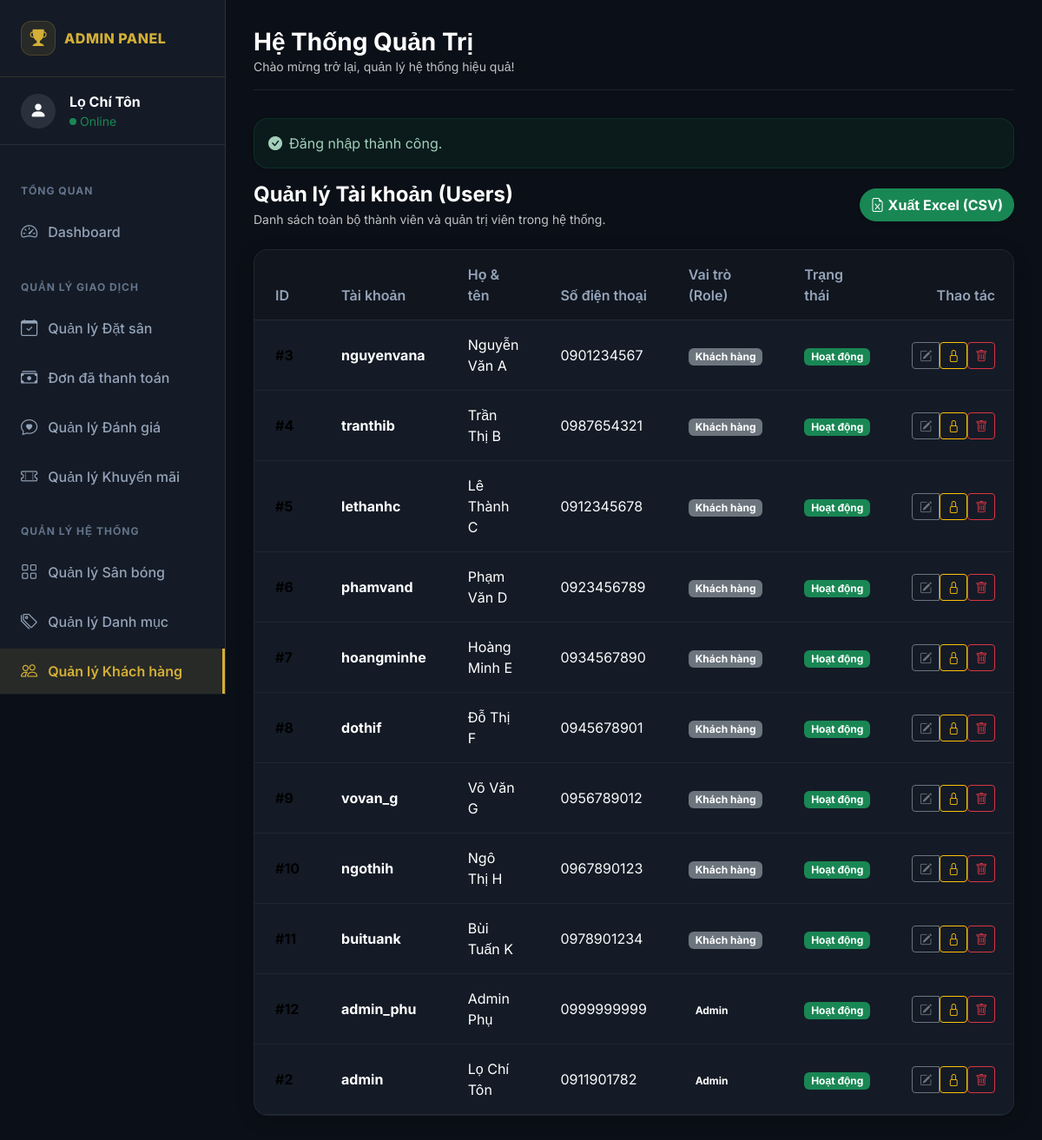
Screenshot of /index.php?controller=user&action=users (signed in) with the database file from the repository.
### tables this page shows
CREATE TABLE IF NOT EXISTS `users` (
  `id` int NOT NULL AUTO_INCREMENT,
  `username` varchar(50) NOT NULL,
  `password_hash` varchar(255) NOT NULL,
  `fullname` varchar(255) NOT NULL,
  `phone` varchar(20) NOT NULL,
  `role` enum('customer','admin') NOT NULL DEFAULT 'customer',
  `created_at` timestamp NULL DEFAULT CURRENT_TIMESTAMP,
  `status` enum('active','locked') NOT NULL DEFAULT 'active',
  PRIMARY KEY (`id`),
  UNIQUE KEY `username` (`username`)
);

### app/controllers/UserController.php (called while the page is built, shortened)
<?php
require_once dirname(__DIR__) . '/models/User.php';
class UserController {
    private $userModel;
    public function __construct() {
        $this->userModel = new User();
    }
    public function users() {
        $users = $this->userModel->getAllUsers();
        include dirname(__DIR__) . '/views/layouts/admin_header.php';
        include dirname(__DIR__) . '/views/admin/users.php';
        include dirname(__DIR__) . '/views/layouts/admin_footer.php';
    }
}

### app/models/Database.php (called while the page is built)
<?php
class Database {
    private static $instance = null;
    private $conn;
    private function __construct() {
        $host = DB_HOST;
        $db   = DB_NAME;
        $user = DB_USER;
        $pass = DB_PASS;
        $charset = 'utf8mb4';
        $dsn = "mysql:host=$host;dbname=$db;charset=$charset";
        $options = [
            PDO::ATTR_ERRMODE            => PDO::ERRMODE_EXCEPTION,
            PDO::ATTR_DEFAULT_FETCH_MODE => PDO::FETCH_ASSOC,
            PDO::ATTR_EMULATE_PREPARES   => false,
        ];
        try {
            $this->conn = new PDO($dsn, $user, $pass, $options);
        } catch (PDOException $e) {
            throw new PDOException($e->getMessage(), (int)$e->getCode());
        }
    }
    public static function getInstance() {
        if (self::$instance === null) {
            self::$instance = new Database();
        }
        return self::$instance;
    }
    public function getConnection() {
        return $this->conn;
    }
}

### app/models/User.php (called while the page is built, shortened)
<?php
require_once dirname(__DIR__) . '/models/Database.php';
class User {
    private $conn;
    private $table_name = 'users';
    public function __construct() {
        $database = Database::getInstance();
        $this->conn = $database->getConnection();
    }
    public function getAllUsers() {
        $query = "SELECT id, username, fullname, phone, role, status, created_at FROM " . $this->table_name . " ORDER BY created_at DESC";
        $stmt = $this->conn->prepare($query);
        $stmt->execute();
        return $stmt->fetchAll();
    }
}

### app/views/admin/users.php (the view, shortened to what this page needs)
<div class="d-flex flex-wrap align-items-center justify-content-between gap-2 mb-4">
    <div>
        <h4 class="fw-bold text-white mb-1">Quản lý Tài khoản (Users)</h4>
        <div class="text-muted small">Danh sách toàn bộ thành viên và quản trị viên trong hệ thống.</div>
    </div>
    <a href="<?= BASE_URL ?>index.php?controller=user&action=exportUsers" class="btn btn-success rounded-pill fw-bold shadow-sm">
        <i class="bi bi-file-earmark-excel me-1"></i>Xuất Excel (CSV)
    </a>
</div>
<div class="admin-card overflow-hidden">
    <div class="table-responsive">
        <table class="table mb-0 align-middle">
            <thead>
                <tr>
                    <th class="px-4 py-3">ID</th>
                    <th class="px-4 py-3">Tài khoản</th>
                    <th class="px-4 py-3">Họ & tên</th>
                    <th class="px-4 py-3">Số điện thoại</th>
                    <th class="px-4 py-3">Vai trò (Role)</th>
                    <th class="px-4 py-3">Trạng thái</th>
                    <th class="px-4 py-3 text-end">Thao tác</th>
                </tr>
            </thead>
            <tbody>
                <?php if (!empty($users)): ?>
                    <?php foreach ($users as $u): ?>
                        <tr>
                            <td class="px-4 py-3 fw-bold text-gold">#<?= (int)$u['id'] ?></td>
                            <td class="px-4 py-3">
                                <div class="fw-bold text-white"><?= htmlspecialchars($u['username'] ?? '', ENT_QUOTES, 'UTF-8') ?></div>
                            </td>
                            <td class="px-4 py-3 text-white">
                                <?= htmlspecialchars($u['fullname'] ?? '', ENT_QUOTES, 'UTF-8') ?>
                            </td>
                            <td class="px-4 py-3 text-light"><?= htmlspecialchars($u['phone'] ?? '', ENT_QUOTES, 'UTF-8') ?></td>
                            <td class="px-4 py-3">
                                <?php if ($u['role'] === 'superadmin'): ?>
                                    <span class="badge bg-danger">Super Admin</span>
                                <?php elseif ($u['role'] === 'admin'): ?>
                                    <span class="badge badge-gold-light">Admin</span>
                                <?php else: ?>
                                    <span class="badge bg-secondary">Khách hàng</span>
                                <?php endif; ?>
                            </td>
                            <td class="px-4 py-3">
                                <?php if ($u['status'] === 'active'): ?>
                                    <span class="badge bg-success">Hoạt động</span>
                                <?php else: ?>
                                    <span class="badge bg-danger">Bị khóa</span>
                                <?php endif; ?>
                            </td>
                            <td class="px-4 py-3 text-end">
                                <?php if ($u['role'] !== 'superadmin' || ($_SESSION['user']['role'] === 'superadmin')): ?>
                                    <div class="btn-group">
                                        <a class="btn btn-sm btn-outline-secondary" href="<?= BASE_URL ?>index.php?controller=user&action=editUser&id=<?= $u['id'] ?>" title="Sửa thông tin">
                                            <i class="bi bi-pencil-square"></i>
                                        </a>
                                        <form method="POST" action="<?= BASE_URL ?>index.php?controller=user&action=lockUser" class="d-inline" onsubmit="return confirm('Bạn có chắc muốn <?= $u['status'] === 'active' ? 'KHÓA' : 'MỞ KHÓA' ?> tài khoản này?');">
                                            <button type="submit" class="btn btn-sm btn-outline-warning" title="<?= $u['status'] === 'active' ? 'Khóa' : 'Mở khóa' ?>">
                                                <i class="bi <?= $u['status'] === 'active' ? 'bi-lock' : 'bi-unlock' ?>"></i>
                                            </button>
                                        </form>
                                        <form method="POST" action="<?= BASE_URL ?>index.php?controller=user&action=deleteUser" class="d-inline" onsubmit="return confirm('Bạn có chắc chắn muốn xóa vĩnh viễn tài khoản này?');">
                                            <button type="submit" class="btn btn-sm btn-outline-danger" title="Xóa">
                                                <i class="bi bi-trash"></i>
                                            </button>
                                        </form>
                                    </div>
                                <?php endif; ?>
                            </td>
                        </tr>
                    <?php endforeach; ?>
                <?php endif; ?>
            </tbody>
        </table>
    </div>
</div>

### app/views/layouts/admin_header.php (style rules this page uses)
:root { --dark-bg: #0b0f17; --card-bg: #141b26; --gold: #d4af37; --gold-hover: #f3e5ab; --sidebar-width: 260px; }
body { font-family: 'Inter', sans-serif; background: var(--dark-bg); color: #ffffff; overflow-x: hidden; }
.text-muted { color: rgba(255, 255, 255, 0.75) !important; }
.admin-card { background-color: var(--card-bg); border: 1px solid rgba(255, 255, 255, 0.05); border-radius: 16px; box-shadow: 0 4px 20px rgba(0, 0, 0, 0.2); }
.table { color: #e2e8f0; margin-bottom: 0; }
.table th { background-color: rgba(0,0,0,0.2) !important; color: #94a3b8 !important; border-bottom: 1px solid rgba(255, 255, 255, 0.1) !important; font-weight: 600; padding: 1rem; }
.table td { background-color: transparent !important; border-bottom: 1px solid rgba(255, 255, 255, 0.05) !important; vertical-align: middle; padding: 1rem; }

### rows the page displays
users: id "3", username "nguyenvana", fullname "Nguyễn Văn A", phone "0901234567", role "Khách hàng", status "Hoạt động"
users: id "4", username "tranthib", fullname "Trần Thị B", phone "0987654321", role "Khách hàng", status "Hoạt động"
users: id "5", username "lethanhc", fullname "Lê Thành C", phone "0912345678", role "Khách hàng", status "Hoạt động"
users: id "6", username "phamvand", fullname "Phạm Văn D", phone "0923456789", role "Khách hàng", status "Hoạt động"
users: id "7", username "hoangminhe", fullname "Hoàng Minh E", phone "0934567890", role "Khách hàng", status "Hoạt động"
users: id "8", username "dothif", fullname "Đỗ Thị F", phone "0945678901", role "Khách hàng", status "Hoạt động"
users: id "9", username "vovan_g", fullname "Võ Văn G", phone "0956789012", role "Khách hàng", status "Hoạt động"
users: id "10", username "ngothih", fullname "Ngô Thị H", phone "0967890123", role "Khách hàng", status "Hoạt động"
users: id "11", username "buituank", fullname "Bùi Tuấn K", phone "0978901234", role "Khách hàng", status "Hoạt động"
users: id "12", username "admin_phu", fullname "Admin Phụ", phone "0999999999", role "Admin", status "Hoạt động"
users: id "2", username "admin", fullname "Lọ Chí Tôn", phone "0911901782", role "Admin", status "Hoạt động"

### other values shown
$_SESSION['user']['fullname'] "Lọ Chí Tôn"
$flashSuccess "Đăng nhập thành công."
